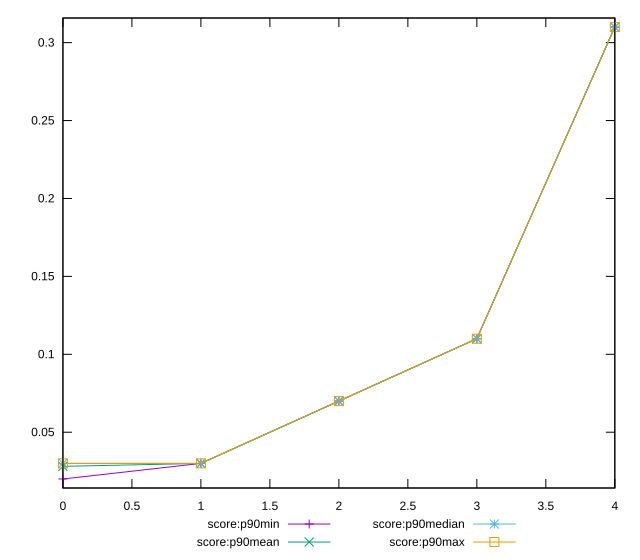

Reproduce this figure in gnuplot.
reset

$scoreP90Min <<EOF
0 0.02
1 0.03
2 0.07
3 0.11
4 0.31
EOF

$scoreP90Mean <<EOF
0 0.028085106382978696
1 0.02999999999999996
2 0.07000000000000008
3 0.10999999999999997
4 0.3099999999999995
EOF

$scoreP90Median <<EOF
0 0.03
1 0.03
2 0.07
3 0.11
4 0.31
EOF

$scoreP90Max <<EOF
0 0.03
1 0.03
2 0.07
3 0.11
4 0.31
EOF

set key outside below
set xrange [0:4]
set yrange [0.0142:0.31579999999999997]
set trange [0.0142:0.31579999999999997]
set terminal svg size 640, 560 enhanced background rgb 'white'
set output "report_00018_2021-02-10T15-25-16.877Z/uses-long-cache-ttl/progression/score.svg"

plot $scoreP90Min title "score:p90min" with linespoints, \
     $scoreP90Mean title "score:p90mean" with linespoints, \
     $scoreP90Median title "score:p90median" with linespoints, \
     $scoreP90Max title "score:p90max" with linespoints

reset
